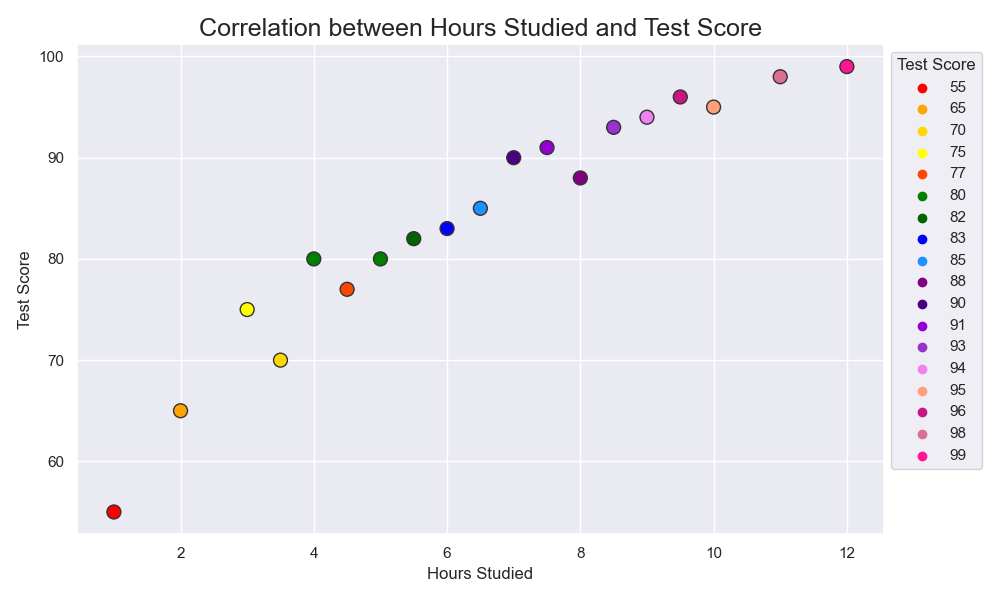

Source code (Python):

import seaborn as sns
import pandas as pd
import matplotlib.pyplot as plt

# Generate the data
data = {
    'Hours Studied': [
        1, 2, 3, 4, 5, 6, 7, 8, 9, 10,
        4.5, 3.5, 5.5, 6.5, 7.5, 8.5, 9.5, 11, 12
    ],
    'Test Score': [
        55, 65, 75, 80, 80, 83, 90, 88, 94, 95,
        77, 70, 82, 85, 91, 93, 96, 98, 99
    ]
}

# Create a Pandas DataFrame
df = pd.DataFrame(data)

# Define a color palette
palette = {
    55: "#ff0000",
    65: "#ffa500",
    75: "#ffff00",
    80: "#008000",
    83: "#0000ff",
    90: "#4b0082",
    88: "#800080",
    94: "#ee82ee",
    95: "#ffa07a",
    77: "#ff4500",
    70: "#ffd700",
    82: "#006400",
    85: "#1e90ff",
    91: "#9400d3",
    93: "#9932cc",
    96: "#c71585",
    98: "#db7093",
    99: "#ff1493",
}

# Create a scatter plot
plt.figure(figsize=(10, 6))
sns.scatterplot(x='Hours Studied', y='Test Score', data=df, palette=palette, hue='Test Score', s=100, edgecolor='#333333', linewidth=1)

# Title and labels
plt.title('Correlation between Hours Studied and Test Score', fontsize=18)
plt.xlabel('Hours Studied', fontsize=12)
plt.ylabel('Test Score', fontsize=12)

# Show plot
plt.legend(title='Test Score', bbox_to_anchor=(1, 1))
plt.tight_layout()
plt.show()
